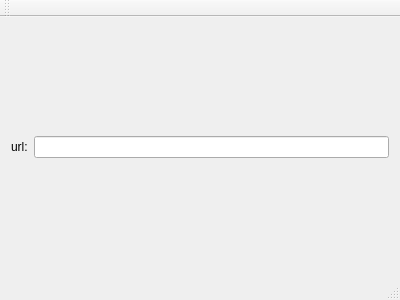
<?xml version="1.0" encoding="UTF-8"?>
<ui version="4.0">
 <class>MainWindow</class>
 <widget class="QMainWindow" name="MainWindow">
  <property name="geometry">
   <rect>
    <x>0</x>
    <y>0</y>
    <width>400</width>
    <height>300</height>
   </rect>
  </property>
  <property name="windowTitle">
   <string>MainWindow</string>
  </property>
  <widget class="QWidget" name="centralWidget">
   <layout class="QGridLayout" name="gridLayout_3">
    <item row="0" column="0">
     <layout class="QGridLayout" name="gridLayout">
      <item row="0" column="0">
       <layout class="QGridLayout" name="gridLayout_2">
        <item row="0" column="0">
         <widget class="QLabel" name="label">
          <property name="text">
           <string>url:</string>
          </property>
         </widget>
        </item>
        <item row="0" column="1">
         <widget class="QLineEdit" name="lineEdit"/>
        </item>
       </layout>
      </item>
     </layout>
    </item>
   </layout>
  </widget>
  <widget class="QMenuBar" name="menuBar">
   <property name="geometry">
    <rect>
     <x>0</x>
     <y>0</y>
     <width>400</width>
     <height>23</height>
    </rect>
   </property>
  </widget>
  <widget class="QToolBar" name="mainToolBar">
   <attribute name="toolBarArea">
    <enum>TopToolBarArea</enum>
   </attribute>
   <attribute name="toolBarBreak">
    <bool>false</bool>
   </attribute>
  </widget>
  <widget class="QStatusBar" name="statusBar"/>
 </widget>
 <layoutdefault spacing="6" margin="11"/>
 <resources/>
 <connections/>
</ui>
